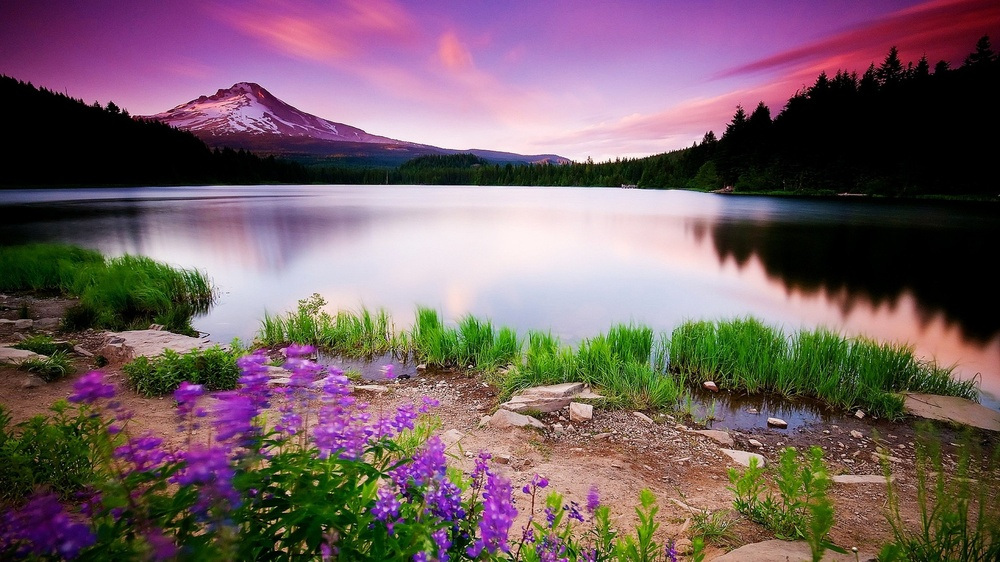
%> input picture src/singnal statiscal/color transfer/data/2.jpg, 1000 x 562 px, shrunk from 1920 x 1080 before the run
$ octave testReinhard.m   (GNU Octave 9; MATLAB toolbox functions it lacks are replaced by stand-ins)
%> lines starting %> are read from the running program, lines starting %| are printed output that depends on the picture
### src/singnal statiscal/color transfer/stpReinhard.m
function [ srgb, trgb, outImg] = stpReinhard(spath, tpath)
%% 把spath中的图片颜色迁移到tpath中的图片上

    %% 读取并转换颜色空间
    srgb = imread(spath);
    trgb = imread(tpath);

    slab = stpRgb2Lab(srgb);
    tlab = stpRgb2Lab(trgb);

    %% 计算方差和标准差
    msl = mean2( slab(:, :, 1) );
    msa = mean2( slab(:, :, 2) );
    msb = mean2( slab(:, :, 3) );
    mtl = mean2( tlab(:, :, 1) );
    mta = mean2( tlab(:, :, 2) );
    mtb = mean2( tlab(:, :, 3) );

    stdsl = std2( slab(:, :, 1) );
    stdsa = std2( slab(:, :, 2) );
    stdsb = std2( slab(:, :, 3) );
    stdtl = std2( tlab(:, :, 1) );
    stdta = std2( tlab(:, :, 2) );
    stdtb = std2( tlab(:, :, 3) );

%     %% 将源图像原有的数据减掉源图像的均值
%     sL = slab(:, :, 1) - msl;
%     sa = slab(:, :, 2) - msa;
%     sb = slab(:, :, 3) - msb;
%
%     % 再将得到的新数据按比例放缩，其放缩系数是两幅图像标准方差的比值
%     sL = (stdtl / stdsl) * sL;
%     sa = (stdta / stdsa) * sa;
%     sb = (stdtb / stdsb) * sb;
%
%     % 将得到的sL, sa, sb 分别加上目标图像三个通道的均值，得到最终数据
%     sL = sL + mtl;
%     sa = sa + mta;
%     sb = sb + mtb;
%
    % 整理得到
    L = (stdsl / stdtl) * (tlab(:, :, 1) - mtl) + msl;
    a = (stdsa / stdta) * (tlab(:, :, 2) - mta) + msa;
    b = (stdsb / stdtb) * (tlab(:, :, 3) - mtb) + msb;

    [M, N] = size(trgb(:, :, 1));

    L = reshape(L, M, N);
    a = reshape(a, M, N);
    b = reshape(b, M, N);

    labimg = cat(3, L, a, b);

    %% 转换到 rgb 空间
    outImg = stpLab2Rgb(labimg);
end

### src/singnal statiscal/color transfer/stpRgb2Lab.m
function labimg = stpRgb2Lab(rgbimg)
%% rgb 转换到 lab 颜色空间

    rgbimg = im2double(rgbimg);

    R = rgbimg(:, :, 1);
    G = rgbimg(:, :, 2);
    B = rgbimg(:, :, 3);

    if ((max(max(R)) > 1.0) || (max(max(G)) > 1.0) || (max(max(B)) > 1.0))
      R = R /255;
      G = G /255;
      B = B /255;
    end

    [M, N] = size(R);
    s = M*N;

    % Set a threshold
    T = 0.008856;

    RGB = [reshape(R, 1, s); reshape(G, 1, s); reshape(B, 1, s)];

    % RGB to XYZ
    MAT = [0.412453 0.357580 0.180423;
           0.212671 0.715160 0.072169;
           0.019334 0.119193 0.950227];
    XYZ = MAT * RGB;

    X = XYZ(1, :) / 0.950456;
    Y = XYZ(2, :);
    Z = XYZ(3, :) / 1.088754;

    XT = X > T;
    YT = Y > T;
    ZT = Z > T;

    fX = XT .* X.^(1/3) + (~XT) .* (7.787 .* X + 16/116);

    % Compute L
    Y3 = Y.^(1/3);
    fY = YT .* Y3 + (~YT) .* (7.787 .* Y + 16/116);
    L  = YT .* (116 * Y3 - 16.0) + (~YT) .* (903.3 * Y);

    fZ = ZT .* Z.^(1/3) + (~ZT) .* (7.787 .* Z + 16/116);

    % Compute a and b
    a = 500 * (fX - fY);
    b = 200 * (fY - fZ);

    L = reshape(L, M, N);
    a = reshape(a, M, N);
    b = reshape(b, M, N);

    labimg = cat(3, L, a, b);
end

### src/singnal statiscal/color transfer/stpLab2Rgb.m
function rgbimg = stpLab2Rgb(labimg)
%% lab 转换到 rgb 颜色空间

    L = labimg(:, :, 1);
    a = labimg(:, :, 2);
    b = labimg(:, :, 3);

    % Thresholds
    T1 = 0.008856;
    T2 = 0.206893;

    [M, N] = size(L);
    s = M * N;
    L = reshape(L, 1, s);
    a = reshape(a, 1, s);
    b = reshape(b, 1, s);

    % Compute Y
    fY = ((L + 16) / 116) .^ 3;
    YT = fY > T1;
    fY = (~YT) .* (L / 903.3) + YT .* fY;
    Y = fY;

    % Alter fY slightly for further calculations
    fY = YT .* (fY .^ (1/3)) + (~YT) .* (7.787 .* fY + 16/116);

    % Compute X
    fX = a / 500 + fY;
    XT = fX > T2;
    X = (XT .* (fX .^ 3) + (~XT) .* ((fX - 16/116) / 7.787));

    % Compute Z
    fZ = fY - b / 200;
    ZT = fZ > T2;
    Z = (ZT .* (fZ .^ 3) + (~ZT) .* ((fZ - 16/116) / 7.787));

    X = X * 0.950456;
    Z = Z * 1.088754;

    MAT = [ 3.240479 -1.537150 -0.498535;
           -0.969256  1.875992  0.041556;
            0.055648 -0.204043  1.057311];

    RGB = max(min(MAT * [X; Y; Z], 1), 0);

    rgbimg(:,:,1) = reshape(RGB(1,:), M, N) * 255;
    rgbimg(:,:,2) = reshape(RGB(2,:), M, N) * 255;
    rgbimg(:,:,3) = reshape(RGB(3,:), M, N) * 255;

    rgbimg = uint8(round(rgbimg));
end

### src/singnal statiscal/color transfer/stpCorrelated.m
function [ osrgb, otrgb, outImg] = stpCorrelated(spath, tpath)
%% 参考论文Color Transfer in Correlated Color Space

    %% 读取并转换颜色空间
    osrgb = imread(spath);
    otrgb = imread(tpath);

    srgb = im2double(osrgb);
    trgb = im2double(otrgb);

    [sm, sn, ~] = size(srgb);
    [tm, tn, ~] = size(trgb);

    srgb = reshape(srgb, sm*sn, 3);
    trgb = reshape(trgb, tm*tn, 3);

% [4 lines of commented-out code are left out]

    means = mean(srgb);
    meant = mean(trgb);

    covs = cov(srgb);
    covt = cov(trgb);

    [sU, sA, sV] = svd(covs);
    [tU, tA, tV] = svd(covt);

    sT = eye(4); sT(1:3, 4) = means';
    tT = eye(4); tT(1:3, 4) = -meant';
    sR = eye(4); sR(1:3, 1:3) = sU;
    tR = eye(4); tR(1:3, 1:3) = inv(tU);

%     sS = diag( [sA(1,1), sA(2,2), sA(3,3), 1] );
    tS = diag( [1/sqrt(tA(1,1)), 1/sqrt(tA(2,2)), 1/sqrt(tA(3,3)), 1] );
    sS = diag( [sqrt(sA(1,1)), sqrt(sA(2,2)), sqrt(sA(3,3)), 1] );
%     tS = diag( [1/(tA(1,1)), 1/(tA(2,2)), 1/(tA(3,3)), 1] );


    tI = [trgb'; ones(1, tm*tn)];

    coef = sT * sR  * sS * tS * tR * tT;
    I =  coef * tI;

    image = reshape(I(1:3, :)', tm, tn, 3);

    outImg = im2uint8(image);
end

### libs/figure/subtitle.m
function ht = subtitle(kn, text)
%% 在一个figure中间显示内容

 h1 = get(gcf,'children');
 axis1 = get(h1(end),'Position');
 axis2 = get(h1(end-kn+1),'Position');
 axest = [axis1(1),axis1(2)+axis1(4),axis2(1)+axis1(3)-axis1(1),0.01];
 ht = axes('Position',axest);
 axis(ht,'off')
 title(ht,text)

### src/singnal statiscal/color transfer/testReinhard.m
clear;
close all;
clc;

%% 测试颜色迁移的代码
func = {'stpReinhard'; 'stpCorrelated'};
strs = {'Reinhard算法'; 'RGB颜色相关性算法'};
nMothods = length(func);

for i = 1 : nMothods;
    [ srgb1, trgb1, outImg1] = feval(func{i}, 'data\\2.jpg', 'data\\10.jpg');
    [ srgb2, trgb2, outImg2] = feval(func{i}, 'data\\5.jpg', 'data\\10.jpg');
    [ srgb3, trgb3, outImg3] = feval(func{i}, 'data\\9.jpg', 'data\\10.jpg');

    % 绘图
    figure;  subplot(3, 3, 1); imshow(srgb1);
    hold on; subplot(3, 3, 2); imshow(trgb1);
    hold on; subplot(3, 3, 3); imshow(outImg1);
    hold on; subplot(3, 3, 4); imshow(srgb2);
    hold on; subplot(3, 3, 5); imshow(trgb2);
    hold on; subplot(3, 3, 6); imshow(outImg2);
    hold on; subplot(3, 3, 7); imshow(srgb3);
    hold on; subplot(3, 3, 8); imshow(trgb3);
    hold on; subplot(3, 3, 9); imshow(outImg3);
    hold on; subtitle(3, strs{i});
end
%> this loop made 2 passes
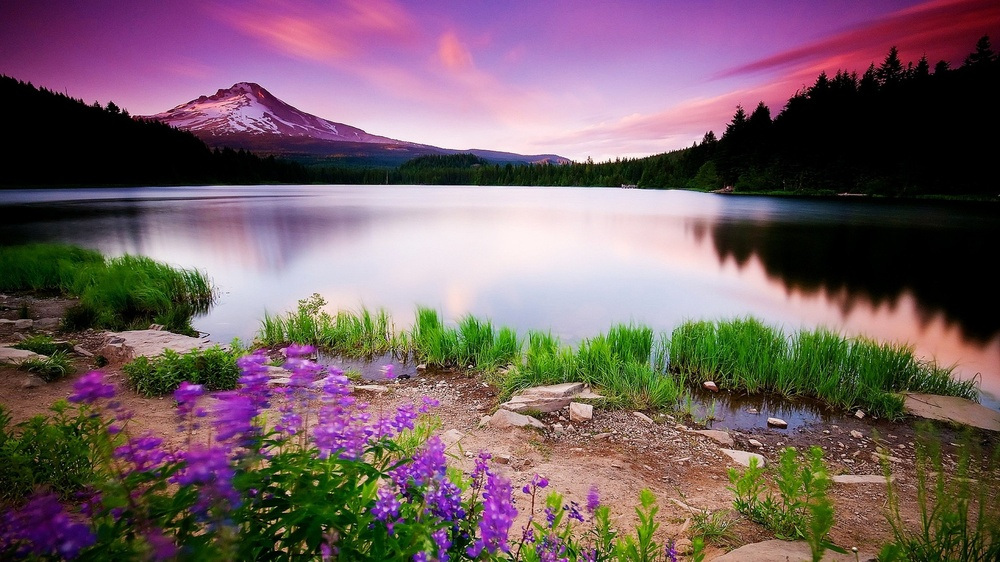
%> input picture src/singnal statiscal/color transfer/data/2.jpg, 1000 x 562 px, shrunk from 1920 x 1080 before the run
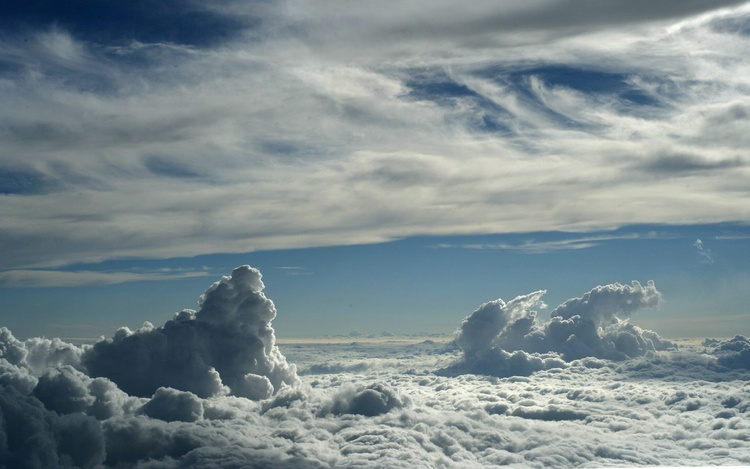
%> input picture src/singnal statiscal/color transfer/data/10.jpg, 750 x 469 px, shrunk from 1440 x 900 before the run
%> pass 1, in stpRgb2Lab, `G = rgbimg(:, :, 2);`:
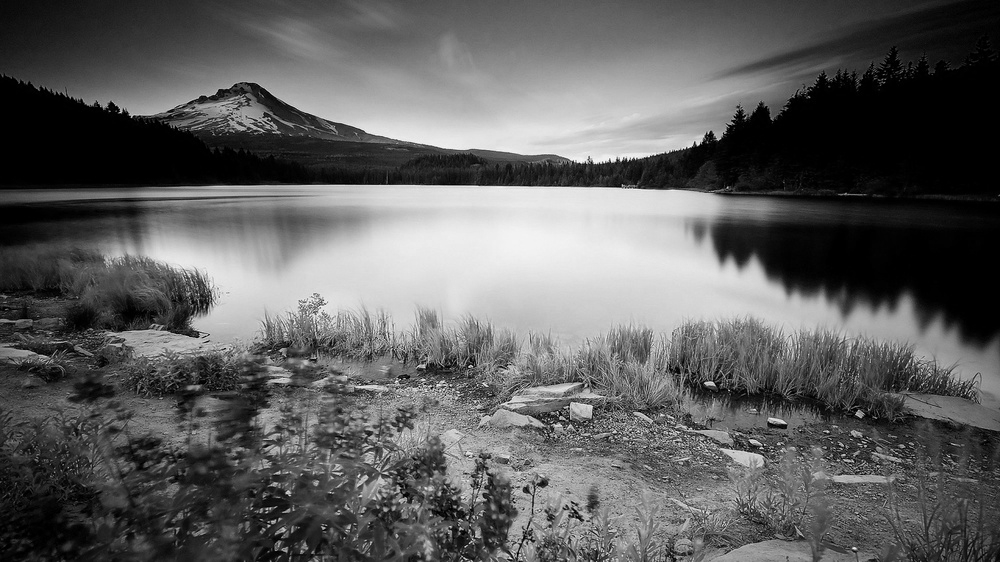
%> G: size 562x1000 double; min 0, max 0.996, mean 0.373
%> pass 1, in stpRgb2Lab, `B = rgbimg(:, :, 3);`:
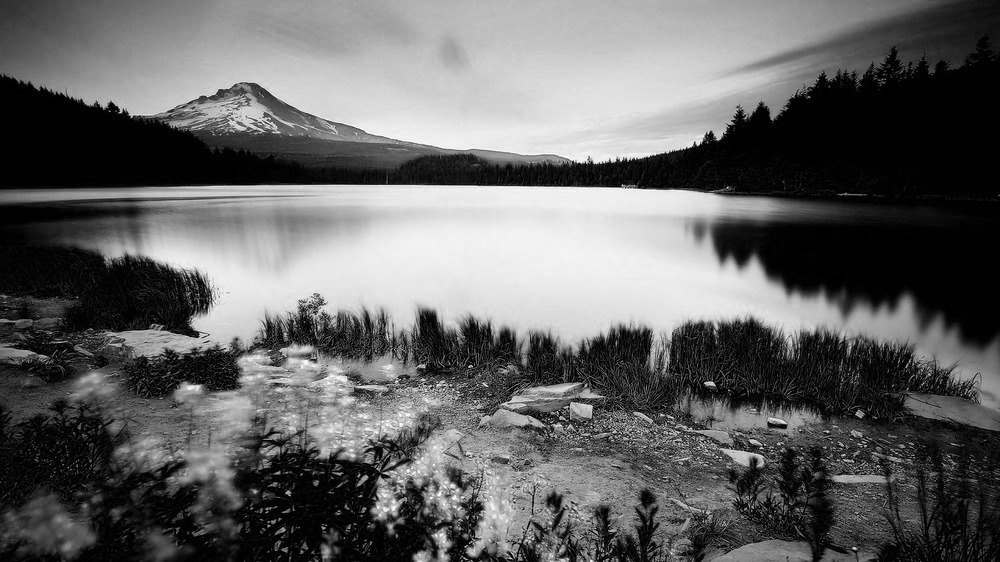
%> B: size 562x1000 double; min 0, max 1, mean 0.392
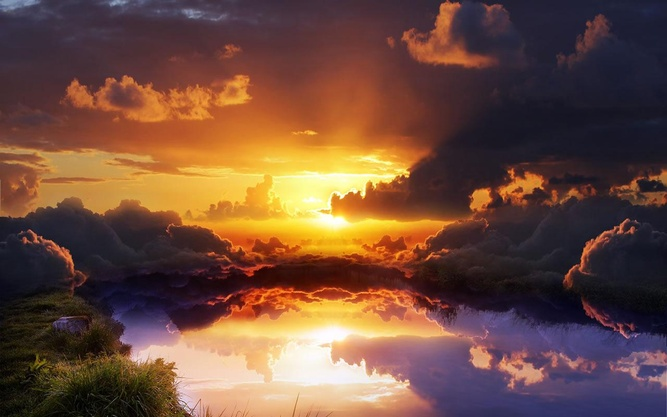
%> input picture src/singnal statiscal/color transfer/data/5.jpg, 667 x 417 px, shrunk from 1280 x 800 before the run
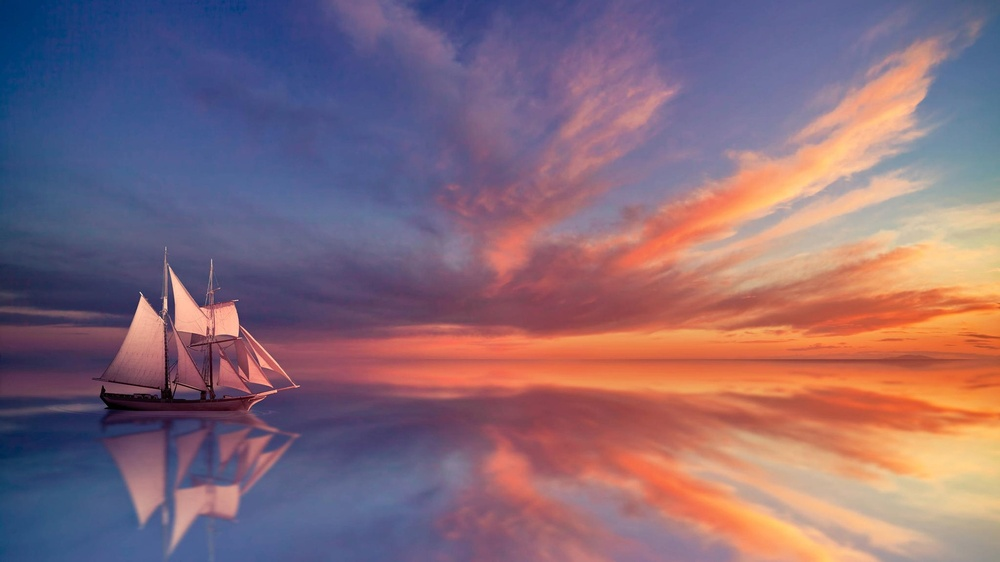
%> input picture src/singnal statiscal/color transfer/data/9.jpg, 1000 x 562 px, shrunk from 1920 x 1080 before the run
%> pass 1, `subtitle(3, strs{i})`:
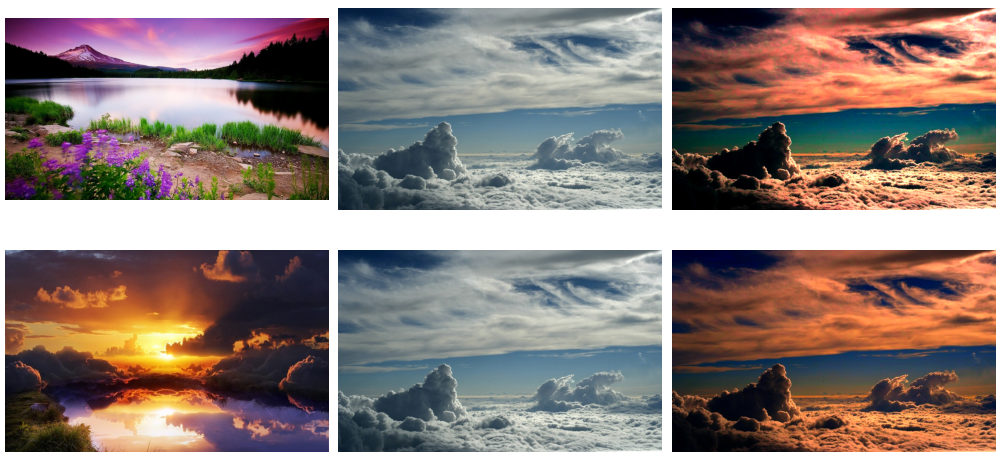
%> figure redrawn from the program's plot data, 9 panels
%> pass 2, `subtitle(3, strs{i})`:
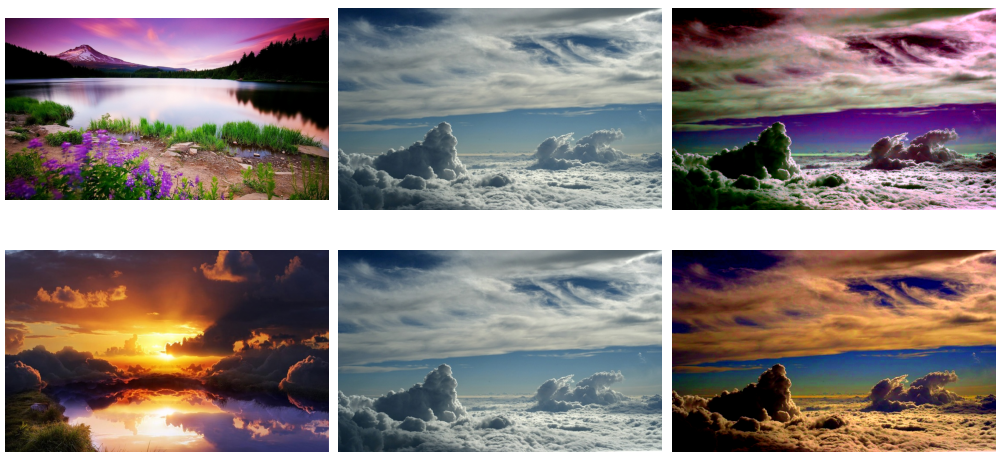
%> figure redrawn from the program's plot data, 9 panels
